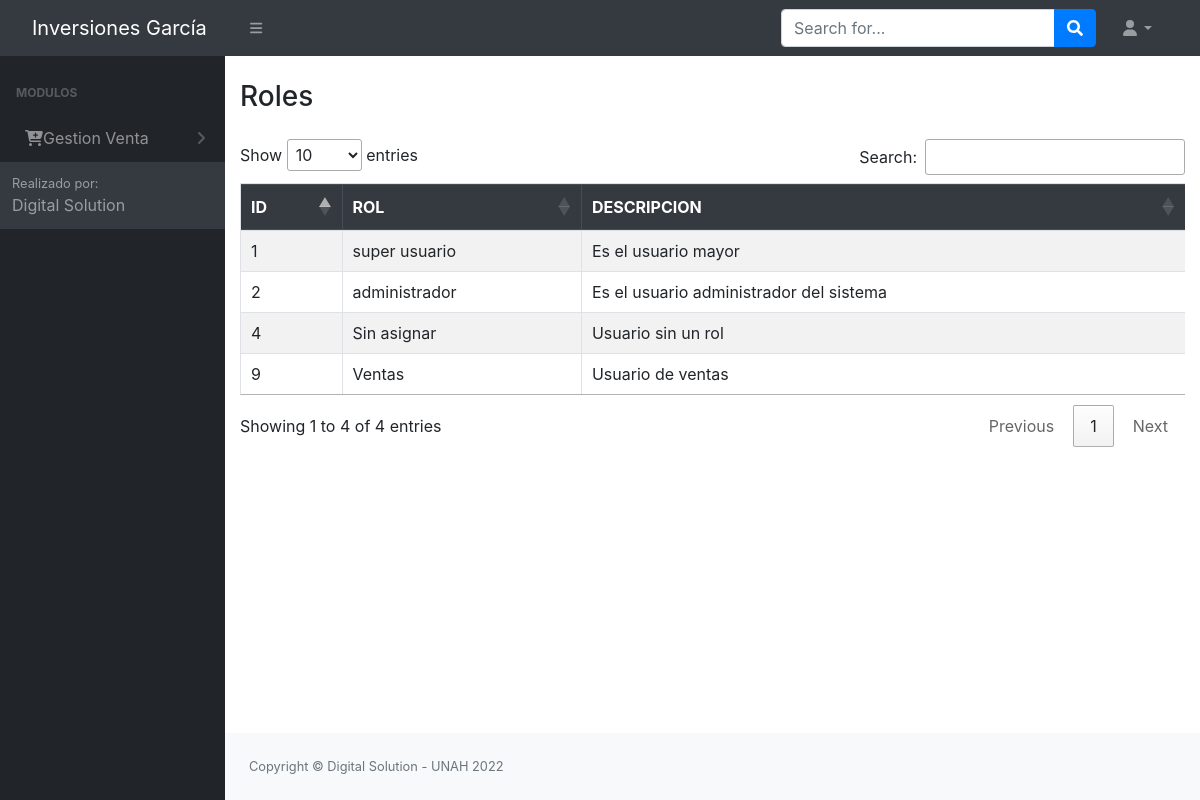
The app's page /src/Mantenimiento_Roles.php (signed in) with its own data.
### tables this page shows
CREATE TABLE `tbl_permisos` (
  `id_permiso` int(11) NOT NULL AUTO_INCREMENT,
  `id_rol` int(11) NOT NULL,
  `permiso_insercion` int(11) NOT NULL,
  `permiso_eliminacion` int(11) NOT NULL,
  `permiso_modificar` int(11) NOT NULL,
  `permiso_consultar` int(11) NOT NULL,
  `id_objeto` int(11) NOT NULL,
  `pdf` int(11) NOT NULL,
  PRIMARY KEY (`id_permiso`),
  KEY `id_objeto` (`id_objeto`),
  KEY `id_rol` (`id_rol`)
);

CREATE TABLE `tbl_modulos` (
  `id_objeto` int(11) NOT NULL AUTO_INCREMENT,
  `Objeto` varchar(100) NOT NULL,
  `descripcion_objeto` varchar(30) NOT NULL,
  `id_padre` int(11) NOT NULL,
  `URL` varchar(100) NOT NULL,
  PRIMARY KEY (`id_objeto`)
);

CREATE TABLE `tbl_roles` (
  `id_rol` int(11) NOT NULL AUTO_INCREMENT,
  `rol` text NOT NULL,
  `descripcion` text DEFAULT NULL,
  PRIMARY KEY (`id_rol`)
);

### config/conex.php (called while the page is built, shortened)
<?php
     function getConexion()
    {
        $db = new PDO('mysql:host=localhost:3306;dbname=bd_inversiones_garcia', 'root', '');
        return $db;
    }
?>

### controladores/controlador_roles.php (called while the page is built, shortened)
<?php
include_once '../modelos/modelo_roles.php';
function mostrarRoles()
{
    $modeloRol = new rol();
    $resultado = $modeloRol->get_rol();
    return $resultado;
}

### modelos/modelo_roles.php (called while the page is built, shortened)
<?php
class rol
{
    private $db;
    private $rol;
    public function __construct()
    {
        $this->db = getConexion();
        $this->rol = array();
    }
    private function setNames()
    {
        return $this->db->query("SET NAMES 'utf8'");
    }
    public function get_rol(){
        $this->db = getConexion();
        self::setNames();
        $sql = "SELECT * FROM tbl_roles";
        $resultado = $this->db->query($sql);
        foreach ($resultado as $resp) {
            $this->rol[] = $resp;
        }
        return $this->rol;
        $this->db = null;
    }
}
?>

### src/Mantenimiento_Roles.php (the view, shortened to what this page needs)
<?php
include_once "../Login/header.php";
include_once '../controladores/controlador_roles.php';
?>
<div class="container-fluid">
    <div class="page-title">
        <div class="title_left">
            <h3>Roles</h3>
        </div>
        <div class="title_right">
            <div class="col-md-3 col-sm-3 form-group row pull-right top_search">
            </div>
        </div>
    </div>
    <div class="row">
        <div class="col-lg-12">
            <div class="table-responsive">
                <table class="table table-striped table-bordered" id="table">
                    <thead class="thead-dark">
                        <tr>
                            <th>ID</th>
                            <th>ROL</th>
                            <th>DESCRIPCION</th>
                        </tr>
                    </thead>
                    <tbody>
                        <?php
                        $resultado = mostrarRoles();
                        foreach ($resultado as $rol) {
                            echo "<tr>";
                            echo "<td>" . $rol['id_rol'] . "</td>";
                            echo "<td>" . $rol['rol'] . "</td>";
                            echo "<td>" . $rol['descripcion'] . "</td>";
                            echo "</tr>";
                        }
                        ?>
                    </tbody>
                </table>
            </div>
        </div>
    </div>
</div>
<?php include_once "../Login/footer.php"; ?>

### Login/header.php (shortened to what this page needs)
<?php
include '../config/conn.php';
?>
<!DOCTYPE html>
<html lang="en">
    <head>
        <link href="https://cdn.jsdelivr.net/npm/simple-datatables@latest/dist/style.css" rel="stylesheet" />
        <link href="../dist/css/styles.css" rel="stylesheet" />
        <link rel="stylesheet" href="../Login/vendors/x/dist/notiflix-3.2.5.min.css" />
        <link rel="stylesheet" href="https://cdnjs.cloudflare.com/ajax/libs/twitter-bootstrap/4.1.3/css/bootstrap.css">
        <link rel="stylesheet" href="https://cdn.datatables.net/1.10.20/css/dataTables.bootstrap4.min.css">
        <link rel="stylesheet" type="text/css" href="assets/css/main.css">
        <link rel="stylesheet" type="text/css" href="assets/css/style.css">
        <link href="https://cdn.jsdelivr.net/npm/bootstrap@5.1.3/dist/css/bootstrap.min.css" rel="stylesheet">
        <link href="../dist/css/contenedor.css" rel="stylesheet" />
        <link href="../Login/vendors/bootstrap/dist/css/bootstrap.min.css" rel="stylesheet">
        <link rel="stylesheet" href="../Login/vendors/notiflix/dist/notiflix-3.2.5.min.css" />
        <link rel="stylesheet" href="https://cdnjs.cloudflare.com/ajax/libs/font-awesome/5.7.2/css/all.min.css" />
        <link rel="stylesheet" href="https://cdnjs.cloudflare.com/ajax/libs/simple-line-icons/2.4.1/css/simple-line-icons.css" />
        <link rel="stylesheet" href="https://cdn.datatables.net/1.10.19/css/jquery.dataTables.min.css" />
        <link rel="stylesheet" href="https://cdn.datatables.net/buttons/1.5.6/css/buttons.dataTables.min.css" />
    </head>
    <body class="sb-nav-fixed">
        <nav class="sb-topnav navbar navbar-expand navbar-dark bg-dark">
            <a class="navbar-brand ps-3" id="titulo_menu" href="../dist/home.php">  Inversiones García  </a>
            <button class="btn btn-link btn-sm order-1 order-lg-0 me-4 me-lg-0" id="sidebarToggle" href="#!"><i class="fas fa-bars"></i></button>
            <form class="d-none d-md-inline-block form-inline ms-auto me-0 me-md-3 my-2 my-md-0">
                <div class="input-group">
                    <input class="form-control" type="text" placeholder="Search for..." aria-label="Search for..." aria-describedby="btnNavbarSearch" />
                    <button class="btn btn-primary" id="btnNavbarSearch" type="button"><i class="fas fa-search"></i></button>
                </div>
            </form>
            <ul class="navbar-nav ms-auto ms-md-0 me-3 me-lg-4">
                <li class="nav-item dropdown">
                    <a class="nav-link dropdown-toggle" id="navbarDropdown" href="#" role="button" data-bs-toggle="dropdown" aria-expanded="false"><i class="fas fa-user fa-fw"></i></a>
                </li>
            </ul>
        </nav>
        <div id="layoutSidenav">
            <div id="layoutSidenav_nav">
                <nav class="sb-sidenav accordion sb-sidenav-dark" id="sidenavAccordion">
                    <div class="sb-sidenav-menu">
                        <div class="nav">
                            <div class="sb-sidenav-menu-heading">Modulos</div>
                            <?php
                            $rol = $_SESSION['rol'];
                            $result = mysqli_query($conn, "select * from tbl_modulos tm inner join tbl_permisos tp ON tm.ID_OBJETO = tp.ID_OBJETO where tm.ID_PADRE = 0 and tp.permiso_consultar = 1 and tp.ID_ROL = '$rol'"); ?>
                            <?php foreach ($result as $i) : ?>
                                <a class="nav-link collapsed" href="#" data-bs-toggle="collapse" data-bs-target="#pagesCollapsePersonas<?= $i['id_objeto'] ?>" aria-expanded="false" aria-controls="pagesCollapseError">
                                    &nbsp;&nbsp;<?= $i['Objeto'] ?>
                                    <div class="sb-sidenav-collapse-arrow"><i class="fas fa-angle-down"></i></div>
                                </a>
                            <?php endforeach; ?>
                    </div>
                    <div class="sb-sidenav-footer">
                        <div class="small">Realizado por:</div>
                        Digital Solution
                    </div>
                </nav>
            </div>
            <div id="layoutSidenav_content"> <br>

### src/assets/css/style.css (style rules this page uses)
.row { display: -webkit-box; display: -ms-flexbox; display: flex; -ms-flex-wrap: wrap; flex-wrap: wrap; margin-right: -5px; margin-left: -5px; }

### records on screen
tbl_permisos: id_objeto.Objeto "Gestion Venta"
tbl_roles: id_rol "1", rol "super usuario", descripcion "Es el usuario mayor"
tbl_roles: id_rol "2", rol "administrador", descripcion "Es el usuario administrador del sistema"
tbl_roles: id_rol "4", rol "Sin asignar", descripcion "Usuario sin un rol"
tbl_roles: id_rol "9", rol "Ventas", descripcion "Usuario de ventas"
